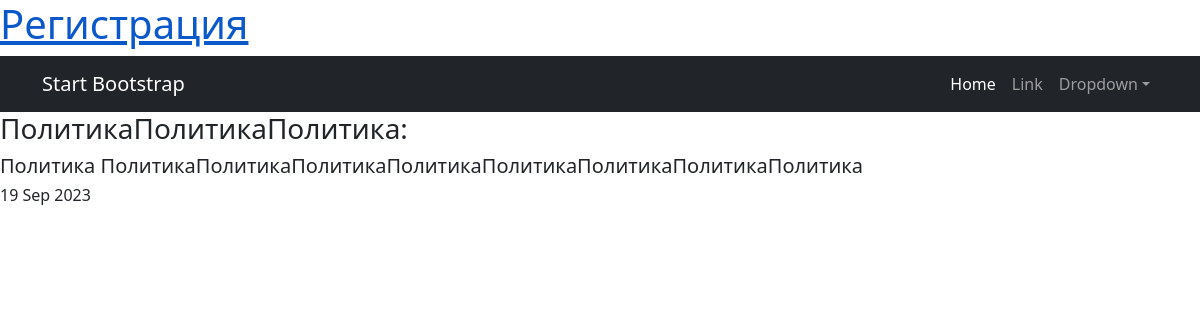
/post/11, run on the app's committed database.
### NewsPortals/models.py (models this page shows, shortened)
class Post(models.Model):
    article = 'A'
    news = 'N'
    author = models.ForeignKey(Author, on_delete=models.CASCADE)
    type = models.CharField(max_length=1, default=news)
    in_post = models.DateTimeField(auto_now_add=True)
    category = models.ManyToManyField(Category, through='PostCategory')
    heading = models.CharField(max_length=25)
    text = models.TextField()
    rating = models.IntegerField(default=0)

### NewsPortals/views.py (the view)
# urls.py: path('<int:pk>', PostsDetail.as_view(), name='post_detail'),
class PostsDetail(DetailView):
    model = Post
    template_name = 'posts.html'
    context_object_name = 'posts'

### NewsPortals/templatetags/custom_filters.py (called while the page is built)
@register.filter()
def censor(value):
   list = ['команда', 'дело', 'жизни']
   for word in value.split():
      if word in list:
         value = value.replace(word, f"{word[0]}{'*' * (len(word) - 1)}")
   return value

### NewsPortals/templates/posts.html (shortened to what this page needs)
{% extends 'flatpages/default.html' %}
{% load custom_filters %}
{% block content %}
<h3>
    {{ posts.heading }}:
</h3>
<h5>
    {{ posts.text | censor }}
</h5>
<h6>
    {{ posts.in_post | date:'d M Y' }}
</h6>
{% endblock content %}

### data on the page
Post: heading "ПолитикаПолитикаПолитика", text|censor "Политика ПолитикаПолитикаПолитикаПолитикаПолитикаПолитикаПолитикаПолитика", in_post "19 Sep 2023"
